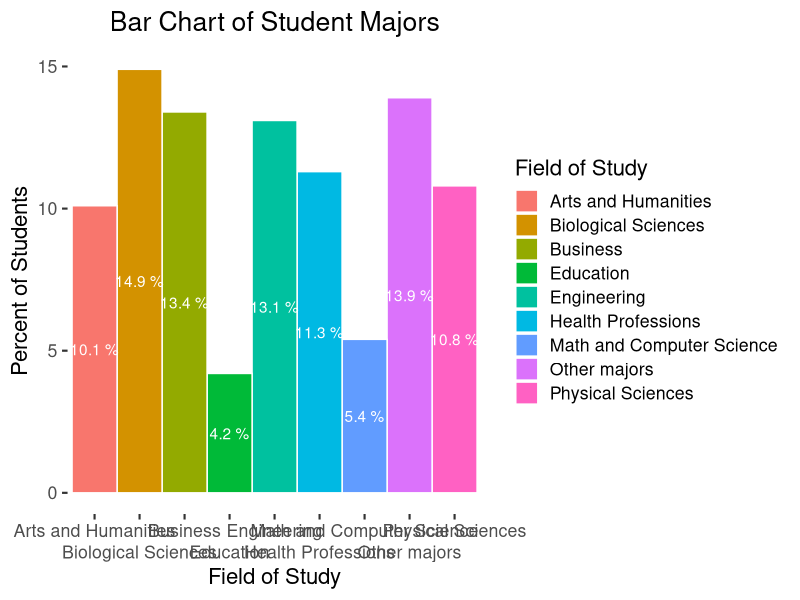
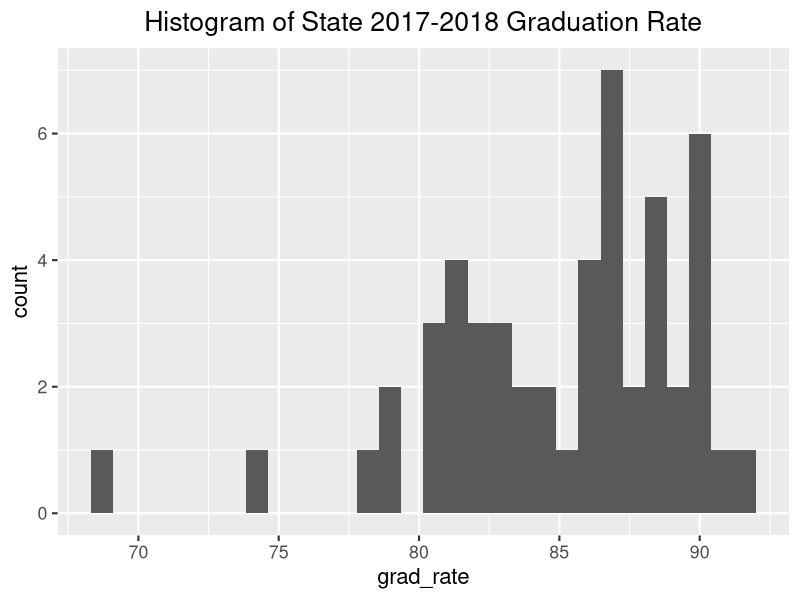
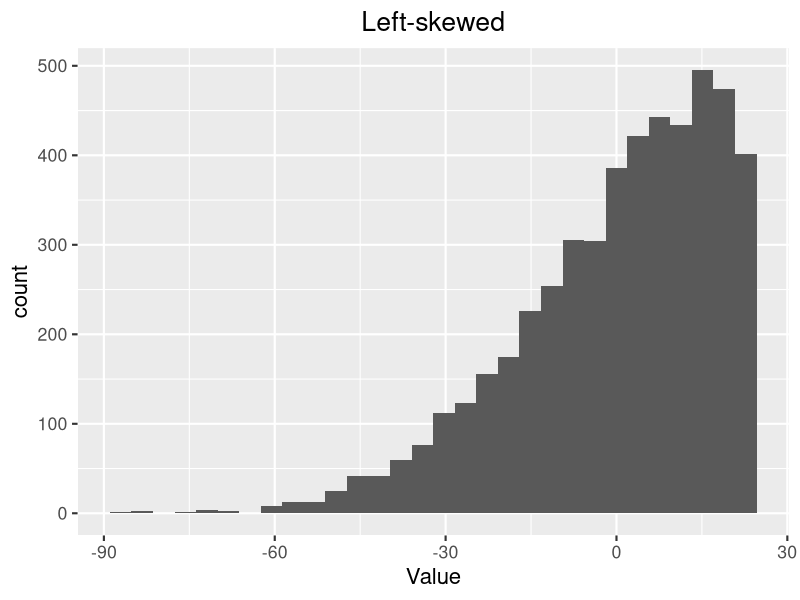
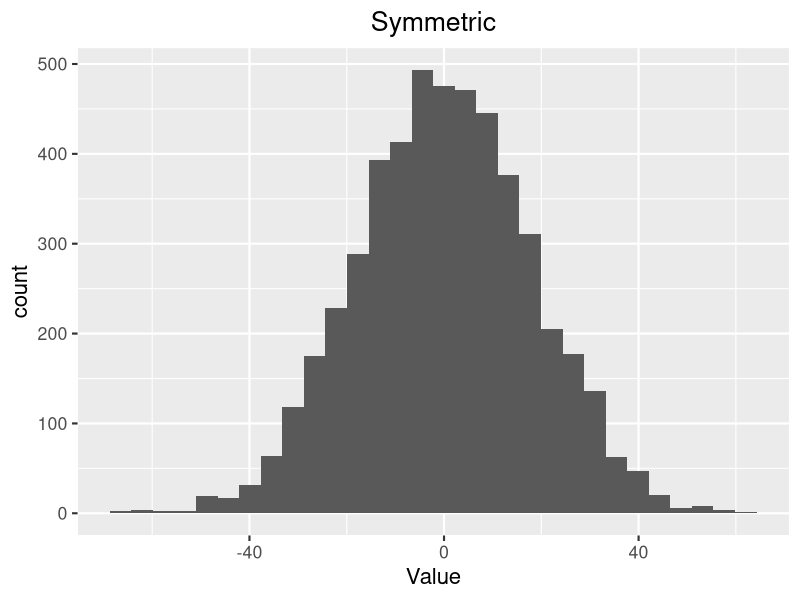
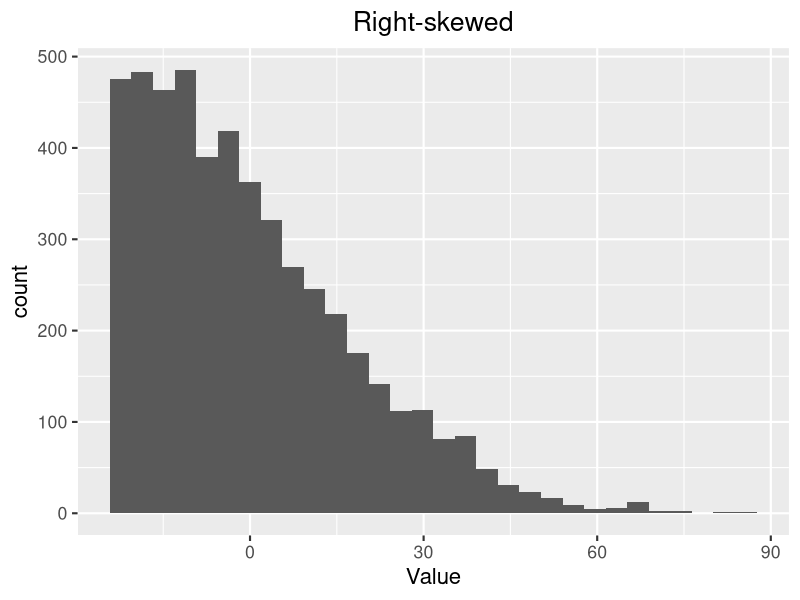
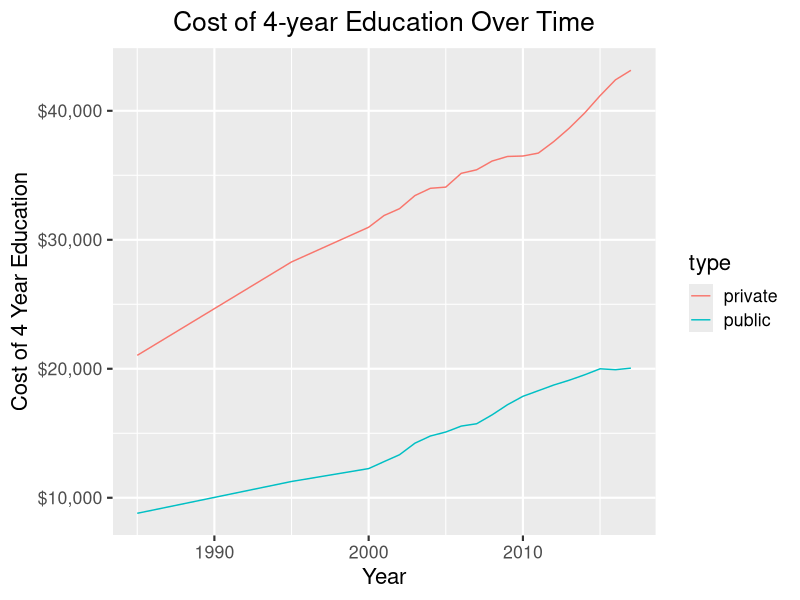
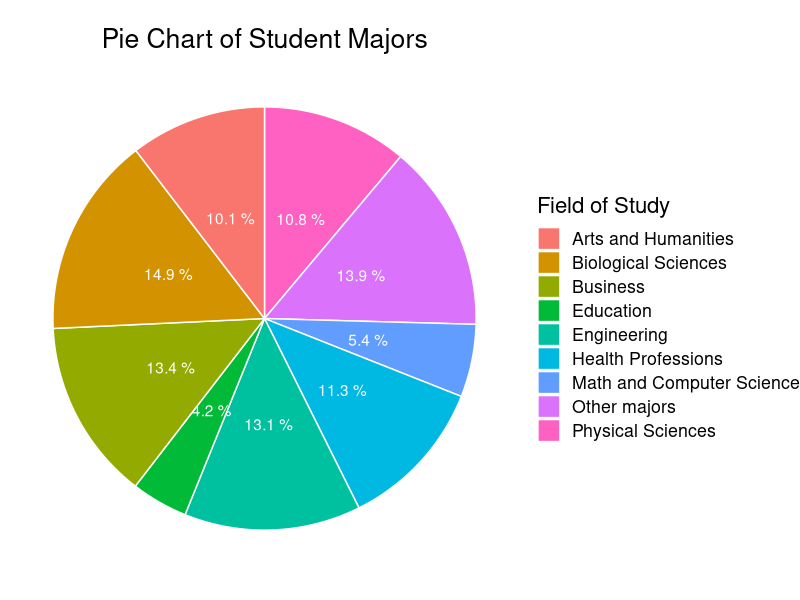
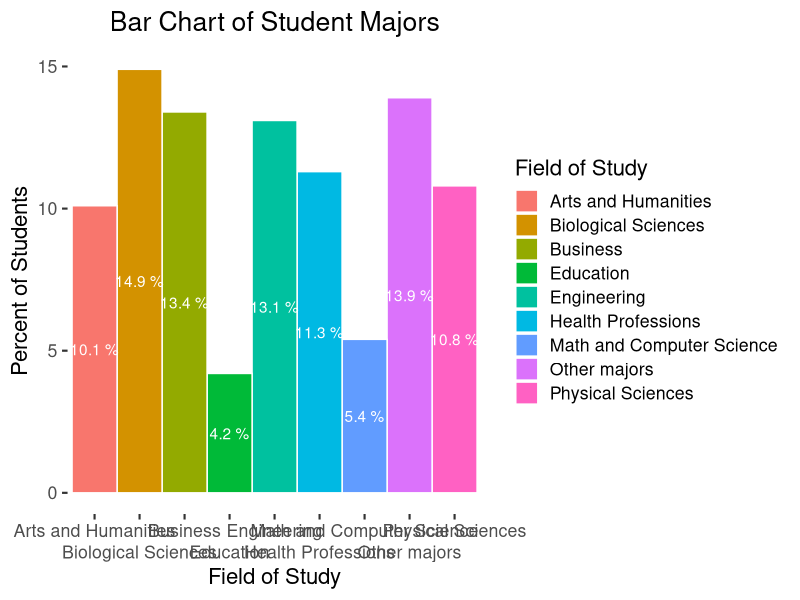

Recreate these plots in R, in order.
setwd("~/Desktop/3818/Lecture Slides/graphics")

library(tidyverse)
library(kableExtra)
library(patchwork)

majors <- tribble(
	~"Field of Study", ~"Percent of Students",
	"Arts and Humanities", 10.1,
	"Biological Sciences", 14.9,
	"Business", 13.4,
	"Education", 4.2,
	"Engineering", 13.1,
	"Health Professions", 11.3,
	"Math and Computer Science", 5.4,
	"Physical Sciences", 10.8,
	"Other majors", 13.9
)

kableExtra::kable(majors, "latex", booktabs = TRUE) %>% 
	kable_styling(latex_options =c("striped", "scale_down"))

majors <- majors %>%
	arrange(desc(`Field of Study`)) %>%
	mutate(lab.ypos = cumsum(`Percent of Students`) - 0.5*`Percent of Students`, 
		   lab= paste(`Percent of Students`, "%"))


## Pie Chart -------------------------------------------------------------------
pie_chart <- ggplot(majors, aes(x = "", y = `Percent of Students`, fill= `Field of Study`)) +
	geom_bar(width = 1, stat = "identity", color = "white") +
	coord_polar("y", start = 0) +
	geom_text(aes(y = lab.ypos, label = lab), color = "white") +
	theme_void(base_size = 16) + 
	theme(
		plot.title = element_text(hjust = 0.5)
	) +
	# set transparency
	theme(
		panel.grid.major = element_blank(), 
		panel.grid.minor = element_blank(),
		panel.background = element_rect(fill = "transparent", colour = NA),
		plot.background = element_rect(fill = "transparent", colour = NA)
	) + 
	labs(title= "Pie Chart of Student Majors")

ggsave("../Chapter 1/pie.png", pie_chart, dpi= 300, width= 2400/300, height= 1600/300)

## Bar Chart -------------------------------------------------------------------


(bar_chart <- ggplot(majors, aes(x = `Field of Study`, y = `Percent of Students`, fill= `Field of Study`)) +
	geom_bar(width = 1, stat = "identity", color = "white") +
	geom_text(aes(y = `Percent of Students`/2, label = lab), color = "white") +
	scale_x_discrete(guide = guide_axis(n.dodge=2)) + 
	theme_gray(base_size= 16) +
	theme(
		plot.title = element_text(hjust = 0.5)
	) +
	# set transparency
	theme(
		panel.grid.major = element_blank(), 
		panel.grid.minor = element_blank(),
		panel.background = element_rect(fill = "transparent",colour = NA),
		plot.background = element_rect(fill = "transparent",colour = NA)
	) + 
	labs(title= "Bar Chart of Student Majors"))


ggsave("../Chapter 1/bar.png", bar_chart, dpi= 300, width= 2400/300, height= 1600/300)


## Histogram -------------------------------------------------------------------

grad_rates <- read_csv("grad_rates.csv")

grad_rates %>% select(state, grad_rate) %>% slice(c(1:10, 51)) %>%
	kableExtra::kable(., "latex") 

(hist <- ggplot(grad_rates) + 
	geom_histogram(aes(x= grad_rate)) +
	theme_gray(base_size= 16) +
	theme(
		plot.title = element_text(hjust = 0.5)
	) +
	labs(
		title= "Histogram of State 2017-2018 Graduation Rate"
	))

ggsave("../Chapter 1/hist.png", hist, dpi= 300, width= 2400/300, height= 1600/300)


## Skewed Distributions --------------------------------------------------------

# snorm
library("fGarch")

skew <- data_frame(
	skew_right= rsnorm(n = 5000, mean = 0, sd = 18, xi = 130),
	symmetric= rnorm(n = 5000, mean = 0, sd = 18),
	skew_left= rsnorm(n = 5000, mean = 0, sd = 18, xi = -130)
)

(skew_left <- ggplot(skew) + 
		geom_histogram(aes(x= skew_left)) +
		theme_gray(base_size= 16) +
		theme(
			plot.title = element_text(hjust = 0.5)
		) +
		labs(
			title= "Left-skewed",
			x= "Value"
		))

(symmetric <- ggplot(skew) + 
		geom_histogram(aes(x= symmetric)) +
		theme_gray(base_size= 16) +
		theme(
			plot.title = element_text(hjust = 0.5)
		) +
		labs(
			title= "Symmetric",
			x= "Value"
		))

(skew_right <- ggplot(skew) + 
		geom_histogram(aes(x= skew_right)) +
		theme_gray(base_size= 16) +
		theme(
			plot.title = element_text(hjust = 0.5)
		) +
		labs(
			title= "Right-skewed",
			x= "Value"
		))

skew_plots <- skew_left + symmetric + skew_right

ggsave("../Chapter 1/skew_plots.png", skew_plots, dpi= 300, width= 4000/300, height= 1600/300)



## Time Series -----------------------------------------------------------------

college_costs <- tibble::tribble(
        ~type, ~year, ~`4-year`, ~`2-year`,
    "private", 1985L,    21042L,    14849L,
    "private", 1995L,    28284L,    18571L,
    "private", 2000L,    30973L,    21125L,
    "private", 2001L,    31882L,    22036L,
    "private", 2002L,    32411L,    24189L,
    "private", 2003L,    33427L,    26078L,
    "private", 2004L,    33991L,    26273L,
    "private", 2005L,    34082L,    26689L,
    "private", 2006L,    35151L,    24655L,
    "private", 2007L,    35426L,    25417L,
    "private", 2008L,    36102L,    26266L,
    "private", 2009L,    36459L,    28006L,
    "private", 2010L,    36494L,    25926L,
    "private", 2011L,    36720L,    25737L,
    "private", 2012L,    37614L,    25048L,
    "private", 2013L,    38649L,    25207L,
    "private", 2014L,    39825L,    25504L,
    "private", 2015L,    41168L,    25383L,
    "private", 2016L,    42400L,    25449L,
    "private", 2017L,    43139L,    25596L,
     "public", 1985L,     8798L,     6797L,
     "public", 1995L,    11264L,     6772L,
     "public", 2000L,    12263L,     6857L,
     "public", 2001L,    12805L,     7154L,
     "public", 2002L,    13336L,     7632L,
     "public", 2003L,    14233L,     8016L,
     "public", 2004L,    14789L,     8252L,
     "public", 2005L,    15098L,     8095L,
     "public", 2006L,    15557L,     8284L,
     "public", 2007L,    15739L,     8178L,
     "public", 2008L,    16428L,     8725L,
     "public", 2009L,    17214L,     8824L,
     "public", 2010L,    17866L,     9067L,
     "public", 2011L,    18303L,     9396L,
     "public", 2012L,    18742L,     9575L,
     "public", 2013L,    19113L,     9803L,
     "public", 2014L,    19533L,    10049L,
     "public", 2015L,    19998L,    10324L,
     "public", 2016L,    19928L,    10318L,
     "public", 2017L,    20050L,    10281L
    )


(cost_plot <- ggplot(college_costs) + 
	geom_line(aes(x= year, y= `4-year`, group= type, color= type)) +
	theme_gray(base_size= 16) +
	theme(
		plot.title = element_text(hjust = 0.5)
	) +
	labs(
		title= "Cost of 4-year Education Over Time",
		x= "Year",
		y= "Cost of 4 Year Education"
	) + scale_y_continuous(label= scales::dollar_format())
)

ggsave("../Chapter 1/timeseries.png", cost_plot, dpi= 300, width= 2400/300, height= 1600/300)
